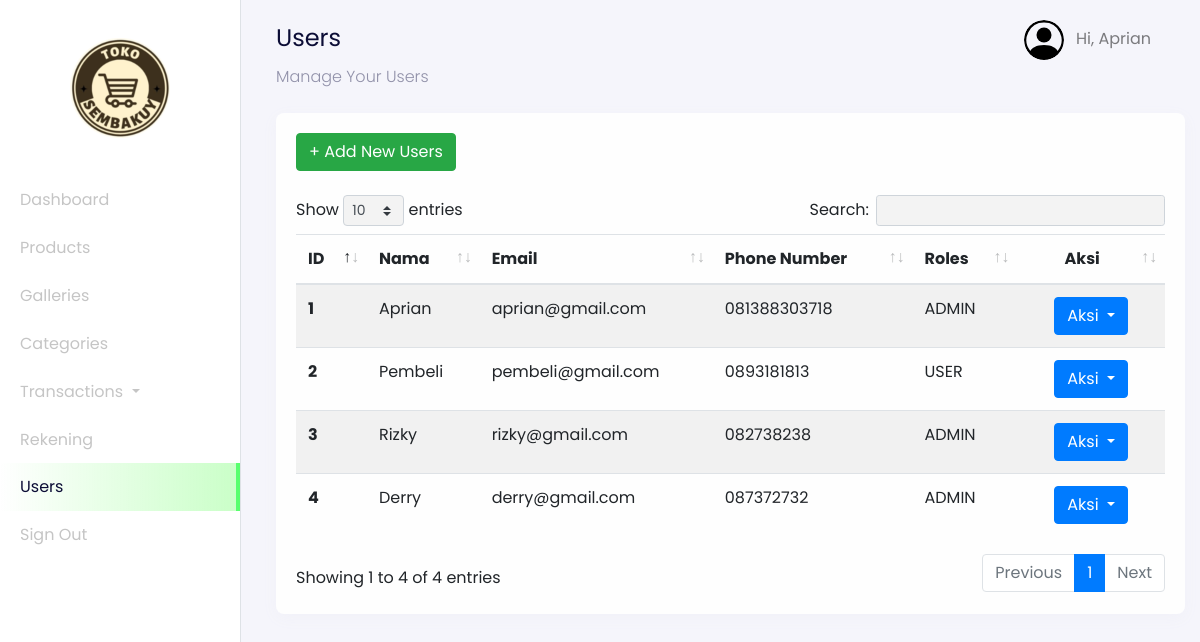
The page /admin?page=users (signed in) on the database its author committed.
### tables this page shows
CREATE TABLE `users` (
  `id_user` int(11) NOT NULL,
  `name` varchar(255) NOT NULL,
  `email` varchar(255) NOT NULL,
  `password` varchar(255) NOT NULL,
  `address` text DEFAULT NULL,
  `phone_number` varchar(255) NOT NULL,
  `postal_code` varchar(191) NOT NULL,
  `roles` varchar(255) NOT NULL
);

### config/config.php (called while the page is built, shortened)
<?php
$host = 'localhost';
$user = 'root';
$password = '';
$dbname = 'imk_tugas';
$conn = mysqli_connect($host, $user, $password, $dbname);
function query($query)
{
    global $conn;
    $result = mysqli_query($conn, $query);
    $rows = [];
    while ($row = mysqli_fetch_assoc($result)) {
        $rows[] = $row;
    }
    return $rows;
}
?>

### admin/users/dashboard-users.php (the view, shortened to what this page needs)
<nav
  class="navbar navbar-expand-lg navbar-light navbar-store fixed-top"
  data-aos="fade-down"
>
  <div class="container-fluid">
    <div class="collpase navbar-collapse" id="navbarResponsive">
      <ul class="navbar-nav d-none d-lg-flex ml-auto">
        <li class="nav-item dropdown">
          <a
            href="#"
            class="nav-link"
            id="navbarDropdown"
            role="button"
            data-toggle="dropdown"
          >
          <img
              src="../assets/images/person-circle.svg"
              alt="profile"
              height="40px"
              class="rounded-circle mr-2 profile-picture"
            />
            <?php
              $id_user = $_SESSION['user'];
              $user = query("SELECT * FROM users WHERE id_user = $id_user")[0];
            ?>
            Hi, <?= $user["name"]; ?>
          </a>
        </li>
      </ul>
    </div>
  </div>
</nav>
<div class="section-content section-dashboard-home" data-aos="fade-up">
  <div class="container-fluid">
    <div class="dashboard-heading">
      <h2 class="dashboard-title">Users</h2>
      <p class="dashboard-subtitle">Manage Your Users</p>
    </div>
    <div class="dashboard-content">
      <div class="row mt-4">
        <div class="col-12">
          <div class="card">
            <div class="card-body">
              <div class="row mb-4">
                <div class="col-12">
                <a href="?page=users-create" class="btn btn-success">
                  + Add New Users
                </a>
                </div>
              </div>
              <div class="row">
                <div class="col-12">
                  <div class="table-responsive">
                    <table class="table table-striped table-hover" id="table">
                      <thead>
                        <tr>
                          <th scope="col">ID</th>
                          <th scope="col">Nama</th>
                          <th scope="col">Email</th>
                          <th scope="col">Phone Number</th>
                          <th scope="col">Roles</th>
                          <th scope="col" class="text-center">Aksi</th>
                        </tr>
                      </thead>
                      <tbody>
                        <?php
                          $no = 1;
                          $query = "SELECT * FROM users";
                          $users = query($query);
                        ?>
                        <?php foreach ($users as $user) : ?>
                          <tr>
                            <th scope="row"><?= $no; ?></th>
                            <td><?= $user["name"]; ?></td>
                            <td><?= $user["email"]; ?></td>
                            <td><?= $user["phone_number"]; ?></td>
                            <td><?= $user["roles"]; ?></td>
                            <td style="width: 17%; text-align: center;">
                              <div class="dropdown">
                                <button class="btn btn-primary dropdown-toggle" type="button" id="dropdownMenuButton" data-toggle="dropdown" aria-haspopup="true" aria-expanded="false">
                                  Aksi
                                </button>
                              </div>
                            </td>
                          </tr>
                          <?php $no++ ?>
                        <?php endforeach;?>
                      </tbody>
                    </table>
                  </div>
                </div>
              </div>
            </div>
          </div>
        </div>
      </div>
    </div>
  </div>
</div>

### rows shown on the page
users: name "Aprian", email "aprian@gmail.com", phone_number "081388303718", roles "ADMIN"
users: name "Pembeli", email "pembeli@gmail.com", phone_number "0893181813", roles "USER"
users: name "Rizky", email "rizky@gmail.com", phone_number "082738238", roles "ADMIN"
users: name "Derry", email "derry@gmail.com", phone_number "087372732", roles "ADMIN"
